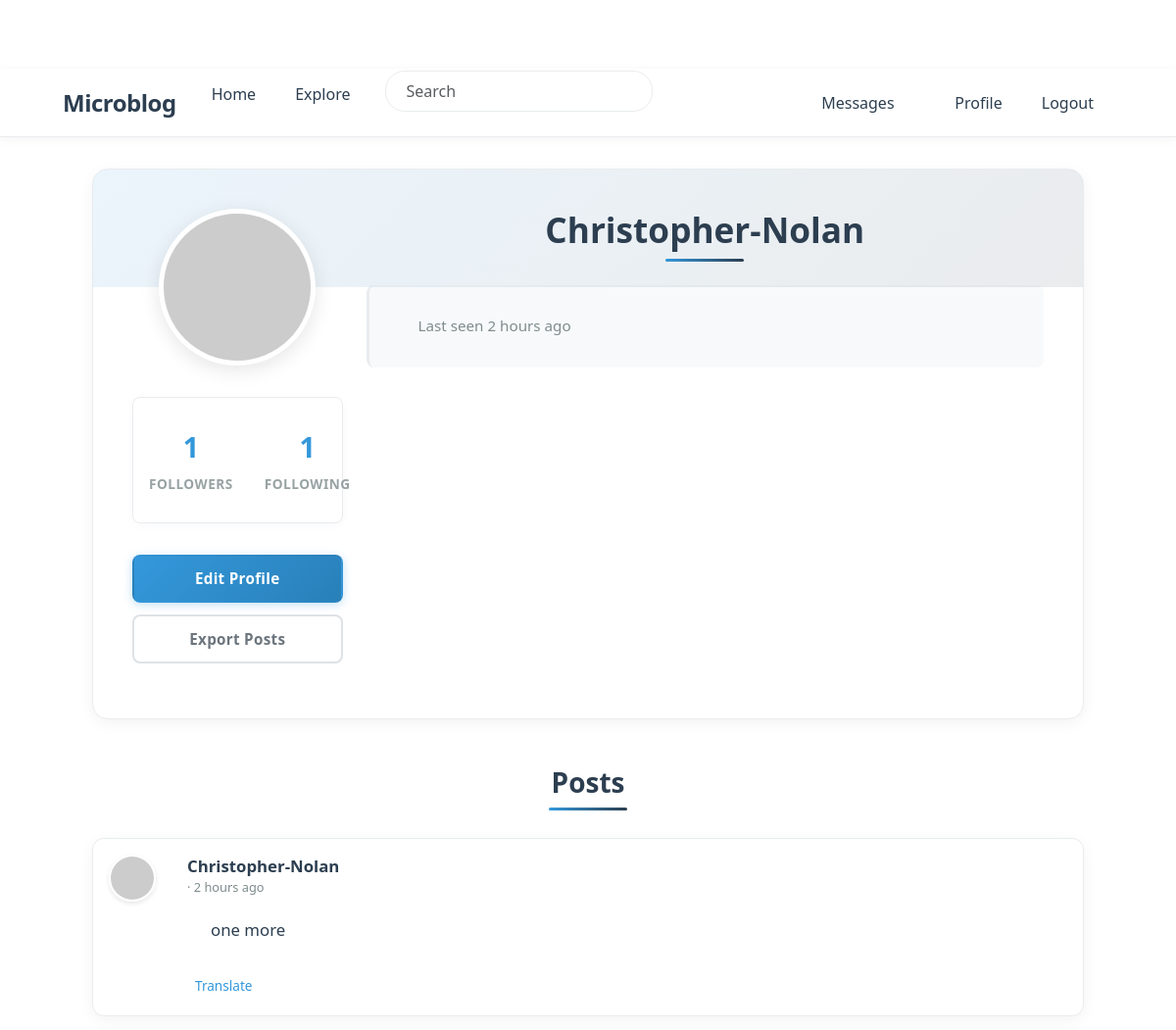
Before: /user/Christopher-Nolan (signed in, upper part) with the older database file.
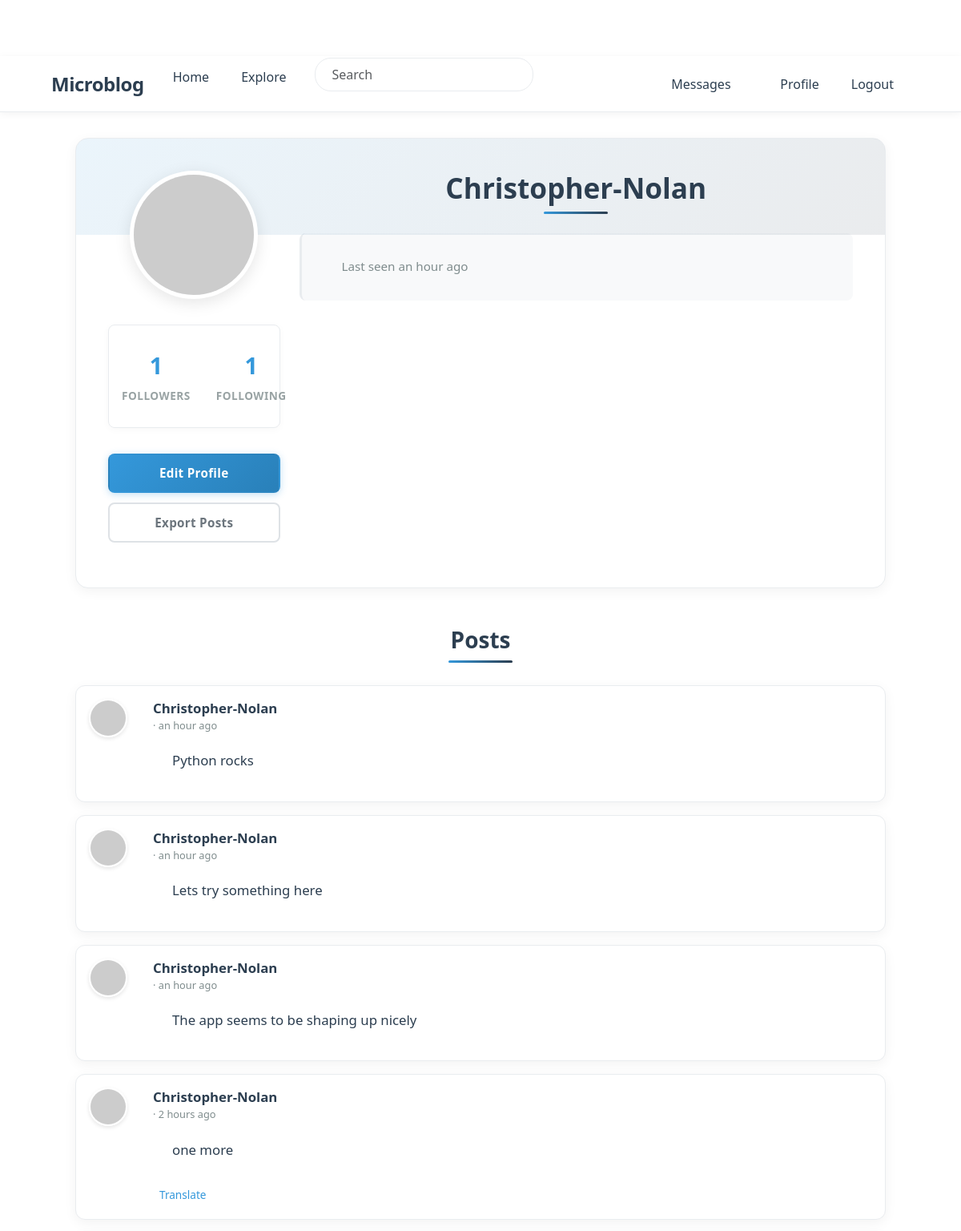
After: the same page with the newer database file.
### app/models.py (models this page shows, shortened)
class PaginatedAPIMixin(object):
    @staticmethod
    def to_collection_dict(query, page, per_page, endpoint, **kwargs):
        resources = db.paginate(query, page=page, per_page=per_page,
                                error_out=False)
        data = {
            'items': [item.to_dict() for item in resources.items],
            '_meta': {
                'page': page,
                'per_page': per_page,
                'total_pages': resources.pages,
                'total_items': resources.total
            },
            '_links': {
                'self': url_for(endpoint, page=page, per_page=per_page,
                                **kwargs),
                'next': url_for(endpoint, page=page + 1, per_page=per_page,
                                **kwargs) if resources.has_next else None,
                'prev': url_for(endpoint, page=page - 1, per_page=per_page,
                                **kwargs) if resources.has_prev else None
            }
        }
        return data

class User(PaginatedAPIMixin, UserMixin, db.Model):
    id: so.Mapped[int] = so.mapped_column(primary_key=True)
    username: so.Mapped[str] = so.mapped_column(sa.String(64), index=True,
                                                unique=True)
    email: so.Mapped[str] = so.mapped_column(sa.String(120), index=True,
                                             unique=True)
    password_hash: so.Mapped[Optional[str]] = so.mapped_column(sa.String(256))
    about_me: so.Mapped[Optional[str]] = so.mapped_column(sa.String(140))
    last_seen: so.Mapped[Optional[datetime]] = so.mapped_column(
        default=lambda: datetime.now(timezone.utc))
    last_message_read_time: so.Mapped[Optional[datetime]]
    token: so.Mapped[Optional[str]] = so.mapped_column(
        sa.String(32), index=True, unique=True)
    token_expiration: so.Mapped[Optional[datetime]]
    posts: so.WriteOnlyMapped['Post'] = so.relationship(
        back_populates='author')
    following: so.WriteOnlyMapped['User'] = so.relationship(
        secondary=followers, primaryjoin=(followers.c.follower_id == id),
        secondaryjoin=(followers.c.followed_id == id),
        back_populates='followers')
    followers: so.WriteOnlyMapped['User'] = so.relationship(
        secondary=followers, primaryjoin=(followers.c.followed_id == id),
        secondaryjoin=(followers.c.follower_id == id),
        back_populates='following')
    messages_sent: so.WriteOnlyMapped['Message'] = so.relationship(
        foreign_keys='Message.sender_id', back_populates='author')
    messages_received: so.WriteOnlyMapped['Message'] = so.relationship(
        foreign_keys='Message.recipient_id', back_populates='recipient')
    notifications: so.WriteOnlyMapped['Notification'] = so.relationship(
        back_populates='user')
    tasks: so.WriteOnlyMapped['Task'] = so.relationship(back_populates='user')
    def avatar(self, size):
        digest = md5(self.email.lower().encode('utf-8')).hexdigest()
        return f'https://www.gravatar.com/avatar/{digest}?d=identicon&s={size}'
    def followers_count(self):
        query = sa.select(sa.func.count()).select_from(
            self.followers.select().subquery())
        return db.session.scalar(query)
    def following_count(self):
        query = sa.select(sa.func.count()).select_from(
            self.following.select().subquery())
        return db.session.scalar(query)
    def unread_message_count(self):
        last_read_time = self.last_message_read_time or datetime(1900, 1, 1)
        query = sa.select(Message).where(Message.recipient == self,
                                         Message.timestamp > last_read_time)
        return db.session.scalar(sa.select(sa.func.count()).select_from(
            query.subquery()))
    def get_tasks_in_progress(self):
        query = self.tasks.select().where(Task.complete == False)
        return db.session.scalars(query)
    def get_task_in_progress(self, name):
        query = self.tasks.select().where(Task.name == name,
                                          Task.complete == False)
        return db.session.scalar(query)

class SearchableMixin:
    @classmethod
    def before_commit(cls, session):
        session._changes = {
            'add': list(session.new),
            'update': list(session.dirty),
            'delete': list(session.deleted)
        }
    @classmethod
    def after_commit(cls, session):
        try:
            for obj in session._changes['add']:
                if isinstance(obj, SearchableMixin):
                    add_to_index(obj.__tablename__, obj)
            for obj in session._changes['update']:
                if isinstance(obj, SearchableMixin):
                    add_to_index(obj.__tablename__, obj)
            for obj in session._changes['delete']:
                if isinstance(obj, SearchableMixin):
                    remove_from_index(obj.__tablename__, obj)
        except Exception as e:
            current_app.logger.error(f'Error in after_commit: {e}')
        finally:
            session._changes = None

class Post(SearchableMixin, db.Model):
    __searchable__ = ['body']
    id: so.Mapped[int] = so.mapped_column(primary_key=True)
    body: so.Mapped[str] = so.mapped_column(sa.String(140))
    timestamp: so.Mapped[datetime] = so.mapped_column(
        index=True, default=lambda: datetime.now(timezone.utc))
    user_id: so.Mapped[int] = so.mapped_column(sa.ForeignKey(User.id),
                                               index=True)
    language: so.Mapped[Optional[str]] = so.mapped_column(sa.String(5))
    author: so.Mapped[User] = so.relationship(back_populates='posts')

### app/main/routes.py (the view)
@bp.route('/user/<username>')
@login_required
def user(username):
    user = db.first_or_404(sa.select(User).where(User.username == username))
    page = request.args.get('page', 1, type=int)
    query = user.posts.select().order_by(Post.timestamp.desc())
    posts = db.paginate(query, page=page,
                        per_page=current_app.config['POSTS_PER_PAGE'],
                        error_out=False)
    next_url = url_for('main.user', username=user.username,
                       page=posts.next_num) if posts.has_next else None
    prev_url = url_for('main.user', username=user.username,
                       page=posts.prev_num) if posts.has_prev else None
    form = EmptyForm()
    return render_template('user.html', user=user, posts=posts.items,
                           next_url=next_url, prev_url=prev_url, form=form)

### app/main/forms.py
class SearchForm(FlaskForm):
    q = StringField(_l('Search'), validators=[DataRequired()])
    def __init__(self, *args, **kwargs):
        if 'formdata' not in kwargs:
            kwargs['formdata'] = request.args
        if 'meta' not in kwargs:
            kwargs['meta'] = {'csrf': False}
        super(SearchForm, self).__init__(*args, **kwargs)

class EmptyForm(FlaskForm):
    submit = SubmitField('Submit')

### app/__init__.py (called while the page is built)
def get_locale():
    return request.accept_languages.best_match(current_app.config['LANGUAGES'])

### app/main/routes.py (called while the page is built)
@bp.before_app_request
def before_request():
    if current_user.is_authenticated:
        current_user.last_seen = datetime.now(timezone.utc)
        db.session.commit()
        g.search_form = SearchForm()
    g.locale = str(get_locale())

### app/models.py (called while the page is built)
@login.user_loader
def load_user(id):
    return db.session.get(User, int(id))

### app/templates/user.html (shortened to what this page needs)
{% extends "base.html" %}
{% block content %}
<div class="container">
    <div class="profile-container">
        <div class="row">
            <div class="col-md-3 text-center">
                <img src="{{ user.avatar(200) }}" class="profile-avatar" alt="{{ user.username }}'s avatar">
                <div class="profile-stats">
                    <div class="stat-item">
                        <span class="stat-value">{{ user.followers_count() }}</span>
                        <span class="stat-label">{{ _('Followers') }}</span>
                    </div>
                    <div class="stat-item">
                        <span class="stat-value">{{ user.following_count() }}</span>
                        <span class="stat-label">{{ _('Following') }}</span>
                    </div>
                </div>
                <div class="profile-actions">
                    {% if user == current_user %}
                        <a href="{{ url_for('main.edit_profile') }}" class="btn btn-edit">
                            {{ _('Edit Profile') }}
                        </a>
                        {% if not current_user.get_task_in_progress('export_posts') %}
                        <a href="{{ url_for('main.export_posts') }}" class="btn btn-outline-secondary">
                            {{ _('Export Posts') }}
                        </a>
                        {% endif %}
                    {% elif not current_user.is_following(user) %}
                        <form action="{{ url_for('main.follow', username=user.username) }}" method="post" class="d-inline">
                            {{ form.hidden_tag() }}
                            <button type="submit" class="btn btn-primary">{{ _('Follow') }}</button>
                        </form>
                    {% else %}
                        <form action="{{ url_for('main.unfollow', username=user.username) }}" method="post" class="d-inline">
                            {{ form.hidden_tag() }}
                            <button type="submit" class="btn btn-outline-secondary">{{ _('Following') }}</button>
                        </form>
                    {% endif %}
                </div>
            </div>
            <div class="col-md-9">
                <h1 class="profile-username">{{ user.username }}</h1>
                <div class="profile-meta">
                    {% if user.last_seen %}
                    <p> {{ _('Last seen') }} {{ moment(user.last_seen).fromNow() }}</p>
                    {% endif %}
                </div>
            </div>
        </div>
    </div>
    <h2 class="posts-header">{{ _('Posts') }}</h2>
    {% for post in posts %}
        {% include '_post.html' %}
    {% endfor %}
{% endblock %}

### app/templates/base.html (shortened to what this page needs)
<!doctype html>
<html lang="en">
  <head>
    <link
        href="https://cdn.jsdelivr.net/npm/bootstrap@5.3.2/dist/css/bootstrap.min.css"
        rel="stylesheet"
>
    <link rel="stylesheet" href="{{ url_for('static', filename='css/styles.css') }}">
  </head>
  <body>
    <nav class="navbar navbar-expand-lg bg-body-tertiary">
      <div class="container">
        <a class="navbar-brand" href="{{ url_for('main.index') }}">Microblog</a>
        <div class="collapse navbar-collapse" id="navbarSupportedContent">
          <ul class="navbar-nav me-auto mb-2 mb-lg-0">
            <li class="nav-item">
              <a class="nav-link" aria-current="page" href="{{ url_for('main.index') }}">{{ _('Home') }}</a>
            </li>
            <li class="nav-item">
              <a class="nav-link" aria-current="page" href="{{ url_for('main.explore') }}">{{ _('Explore') }}</a>
            </li>
            {% if g.search_form %}
            <form class="navbar-form navbar-left" method="get" action="{{ url_for('main.search') }}">
                <div class="form-group">
                    {{ g.search_form.q(size=20, class='form-control', placeholder=g.search_form.q.label.text) }}
                </div>
            </form>
            {% endif %}
          </ul>
          <ul class="navbar-nav mb-2 mb-lg-0">
            {% if current_user.is_anonymous %}
            <li class="nav-item">
              <a class="nav-link" aria-current="page" href="{{ url_for('auth.login') }}">{{ _('Login') }}</a>
            </li>
            {% else %}
            <li class="nav-item">
              <a class="nav-link" aria-current="page" href="{{ url_for('main.messages') }}">{{ _('Messages') }}
                {% set unread_message_count = current_user.unread_message_count() %}
              </a>
            </li>
            <li class="nav-item">
              <a class="nav-link" aria-current="page" href="{{ url_for('main.user', username=current_user.username) }}">{{ _('Profile') }}</a>
            </li>
            <li class="nav-item">
              <a class="nav-link" aria-current="page" href="{{ url_for('auth.logout') }}">{{ _('Logout') }}</a>
            </li>
            {% endif %}
          </ul>
        </div>
      </div>
    </nav>
    <div class="container mt-3">
      {% block content %}{% endblock %}
    </div>
  </body>
</html>

### app/templates/_post.html (shortened to what this page needs)
<div class="card post-card mb-3">
    <div class="card-body">
        <div class="d-flex">
            <div class="flex-shrink-0 me-3">
                <a href="{{ url_for('main.user', username=post.author.username) }}">
                    <img src="{{ post.author.avatar(50) }}" class="post-avatar" alt="{{ post.author.username }}'s avatar">
                </a>
            </div>
            <div class="flex-grow-1">
                <div class="d-flex justify-content-between align-items-start">
                    <div>
                        <a class="user_popup post-username" href="{{ url_for('main.user', username=post.author.username) }}">
                            {{ post.author.username }}
                        </a>
                        <span class="post-time">· {{ moment(post.timestamp).fromNow() }}</span>
                    </div>
                </div>
                <div class="post-body" id="post{{ post.id }}">{{ post.body }}</div>
                {% if post.language and post.language != g.locale %}
                <div class="mt-2">
                    <a href="javascript:translate(
                        'post{{ post.id }}',
                        'translation{{ post.id }}',
                        '{{ post.language }}',
                        '{{ g.locale }}')"
                       class="translation-link">
                        {{ _('Translate') }}
                    </a>
                </div>
                {% endif %}
            </div>
        </div>
    </div>
</div>

Changed rows visible on the page:
changed User "Christopher-Nolan": last_seen "2 hours ago" → "an hour ago"
added Post: author.username "Christopher-Nolan", timestamp "an hour ago", body "Python rocks"
added Post: author.username "Christopher-Nolan", timestamp "an hour ago", body "Lets try something here"
added Post: author.username "Christopher-Nolan", timestamp "an hour ago", body "The app seems to be shaping up nicely"
